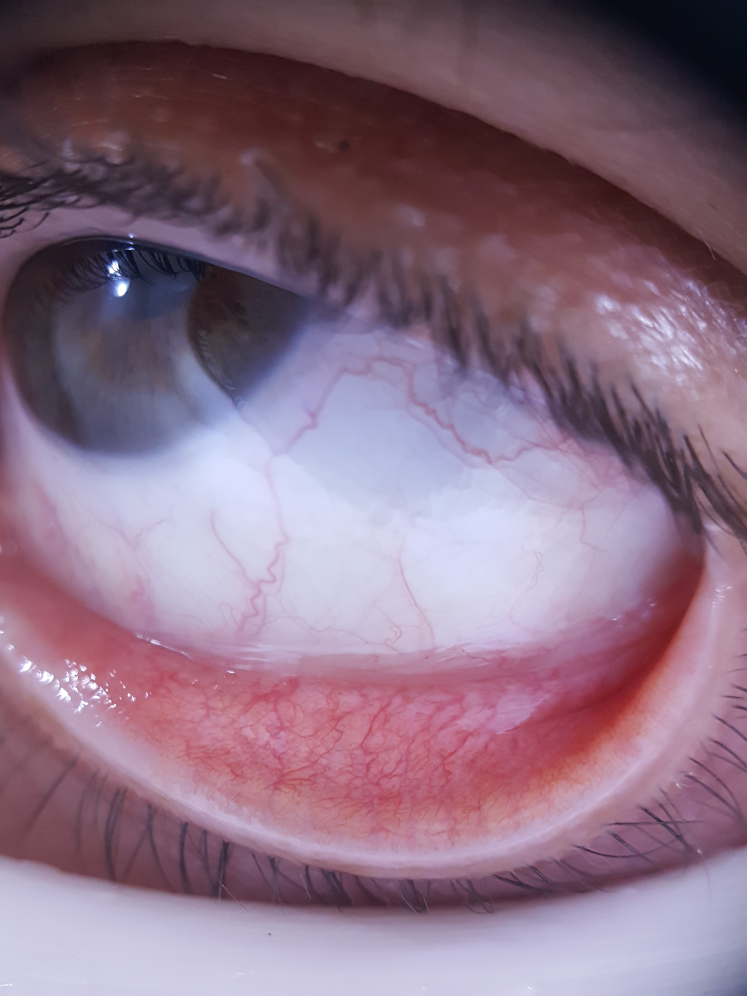
#> input picture dataset/T_10_20190607_075451.jpg, 2988 x 3984 px (shown at 1/4 size)
$ python -i extractor.py   (imports and definitions only)
#> lines starting #> are read from the running program, lines starting #| are printed output that depends on the picture; after the words box and inside, x2 and y2 are one past the last pixel; in counts of white or black regions, pixels touching at a corner belong together
import numpy as np
from skimage import color, filters, morphology

# valori di riferimento
MIN_RED_LEVEL = 7000     # soglia che indica il valore minimo di rosso per indicare che l'occhio è sano
MIN_WHITE_LEVEL = 0.0003   # soglia che indica il valore minimo di bianco per indicare che l'occhio non è sano

def extract_features(image):
    # Estrae la percentuale di rosso presente nell'immagine
    red_level = extract_red_level(image)

    # estrai le zone chiare dalle congiutive, di conseguenza il numero di pixel bianchi presente nell'immagine
    # ritorna la percentuale di bianco presente nell'immagine
    white_level = extract_white_level(image);

    # Altre caratteristiche...
    # print("\nlivello rosso: ", red_level)
    # print("livello bianco: ", white_level)

    # return red_level piu le altre feature
    return red_level, white_level

def extract_red_level(image):
    # Estrai il canale rosso dall'immagine
    red_channel = image[:, :, 0]
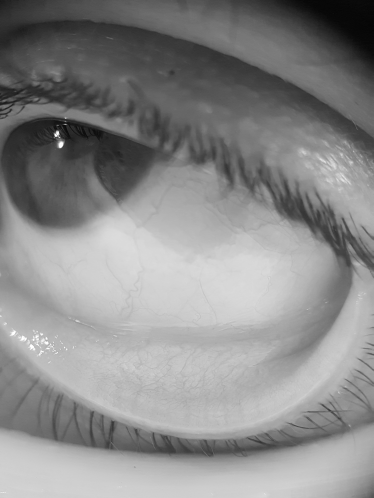
#> red_channel: shape (3984, 2988) (shown at 1/8 size); min 0, max 255, mean 137.8

    # Calcola la quantità totale di rosso nell'immagine
    total_red = np.sum(red_channel)
#> total_red = 1640717246

    # Calcola la percentuale di rosso rispetto al totale dei pixel nell'immagine
    total_pixels = image.shape[0] * image.shape[1]
    red_percentage = (total_red / total_pixels) * 100
#> red_percentage = 13782.7

    return red_percentage

# da sistemare ma funziona
def extract_white_level(image):
    image_rgb = image[:, :, :3]

    gray_image = color.rgb2gray(image_rgb)
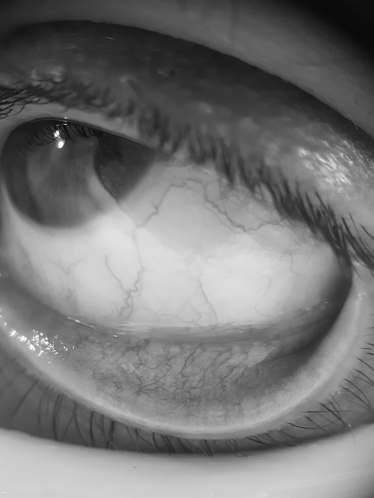
#> gray_image: shape (3984, 2988) float64 (shown at 1/8 size); min 0.00198, max 1, mean 0.462

    # Applica un filtro di edge detection per evidenziare i contorni
    edges = filters.sobel(gray_image)
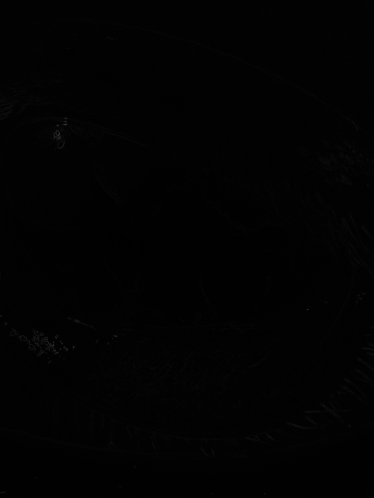
#> edges: shape (3984, 2988) float64 (shown at 1/8 size); min 0, max 0.499, mean 0.00884

    # Applica un'operazione di binarizzazione per ottenere una maschera delle regioni bianche
    white_mask = edges < 0.1  # Modifica il valore della soglia in base alla tua immagine
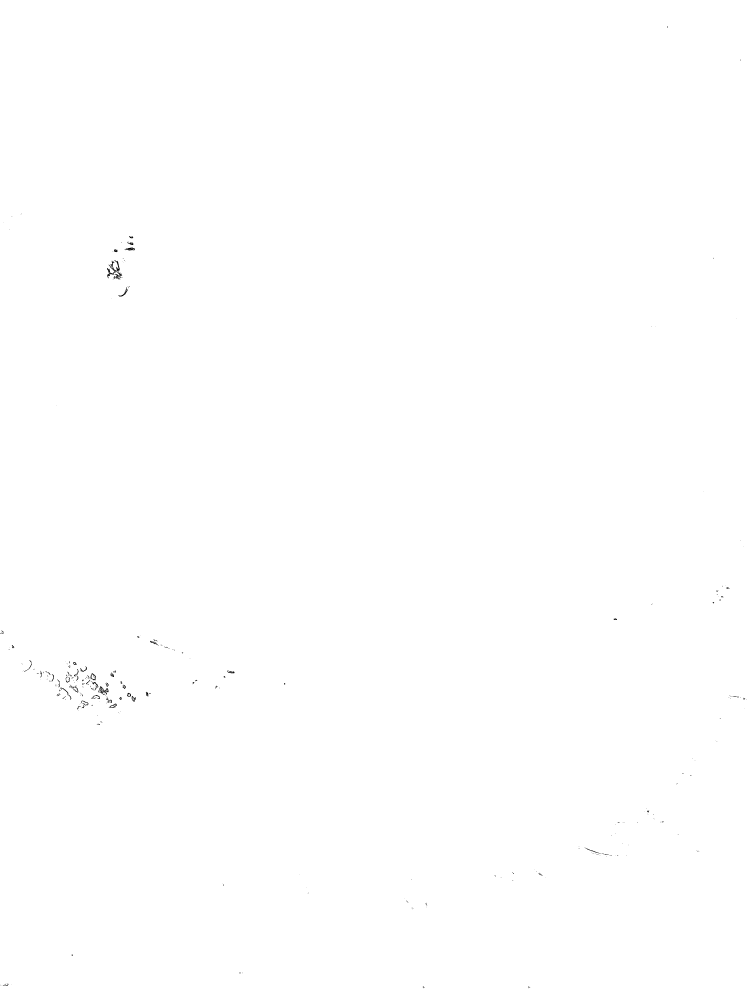
#> white_mask: shape (3984, 2988) bool (shown at 1/4 size); 99.9% white; black in thin lines or dots

    # Applica un'operazione di erosione per rimuovere eventuali piccoli dettagli indesiderati
    white_mask = morphology.binary_erosion(white_mask, morphology.disk(2))
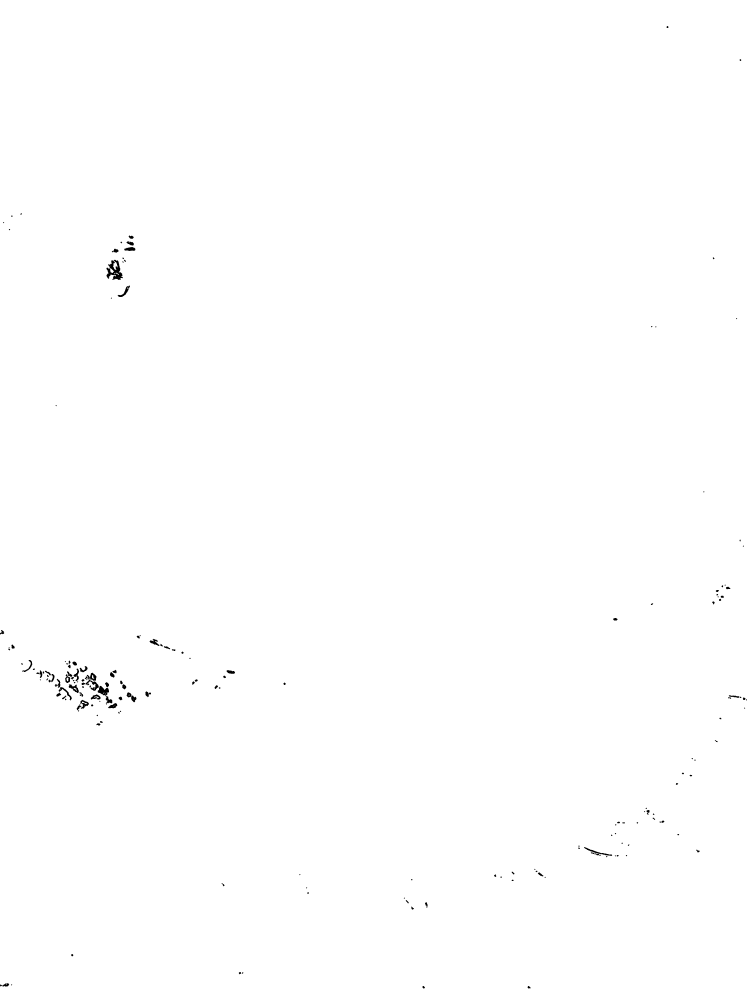
#> white_mask: shape (3984, 2988) bool (shown at 1/4 size); 99.8% white; 190 black regions (44 under 20 px), largest, box (x1, y1, x2, y2) and area: (426, 1039, 492, 1120) 2659, (391, 2743, 436, 2783) 1016, (2336, 3388, 2449, 3424) 632

    # Conta il numero di regioni bianche
    num_white_regions = morphology.label(white_mask).max()
#> num_white_regions = 19

    # Calcola la percentuale di bianco rispetto al totale dei pixel nell'immagine
    total_pixels = white_mask.size
    white_percentage = (num_white_regions / total_pixels) * 100
#> white_percentage = 0.00016

    return white_percentage

# [11 lines left out: function assign_label, not called in this run]

>>> import cv2
>>> picture = cv2.cvtColor(cv2.imread('dataset/T_10_20190607_075451.jpg'), cv2.COLOR_BGR2RGB)
>>> result = extract_features(picture)
#> result = (13782.7, 0.00016)

$ run again, on dataset/T_11_20190607_080138.jpg
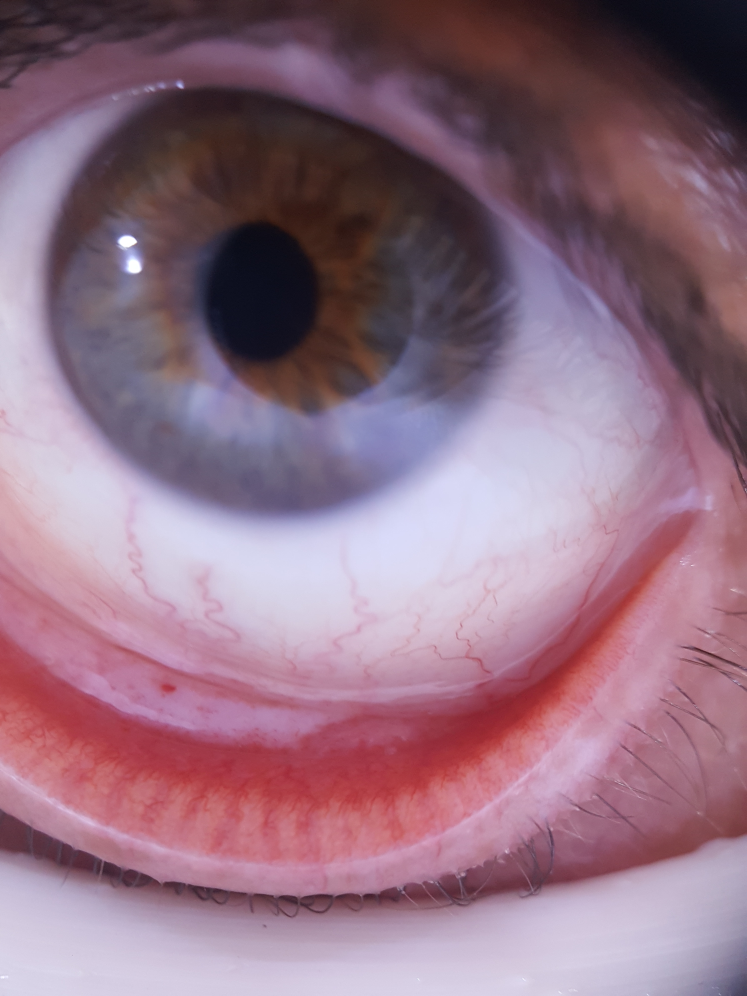
#> input picture dataset/T_11_20190607_080138.jpg, 2988 x 3984 px (shown at 1/4 size)
#> in extract_red_level, `red_channel = image[:, :, 0]`:
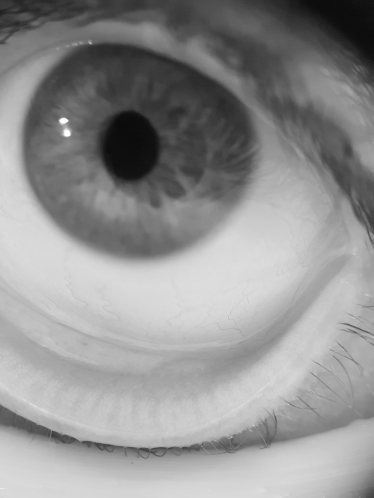
#> red_channel: shape (3984, 2988) (shown at 1/8 size); min 0, max 255, mean 145.2
#> total_red = 1728469928
#> red_percentage = 14519.8
#> in extract_white_level, `white_mask = morphology.binary_erosion(white_mask, morphology.disk(2))`:
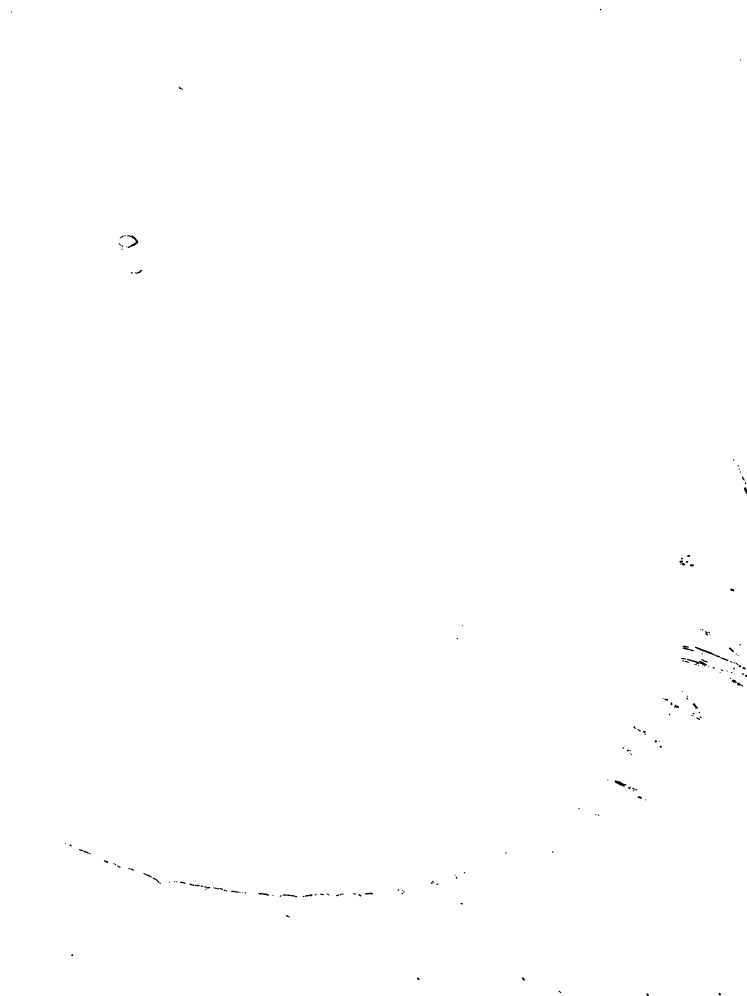
#> white_mask: shape (3984, 2988) bool (shown at 1/4 size); 99.9% white; 171 black regions (42 under 20 px), largest, box (x1, y1, x2, y2) and area: (2779, 2587, 2880, 2631) 662, (508, 941, 553, 992) 649, (2747, 2635, 2829, 2666) 609
#> num_white_regions = 2
#> white_percentage = 1.68e-05
#> result = (14519.8, 1.68e-05)

$ run again, on dataset/T_12_20190607_080302.jpg
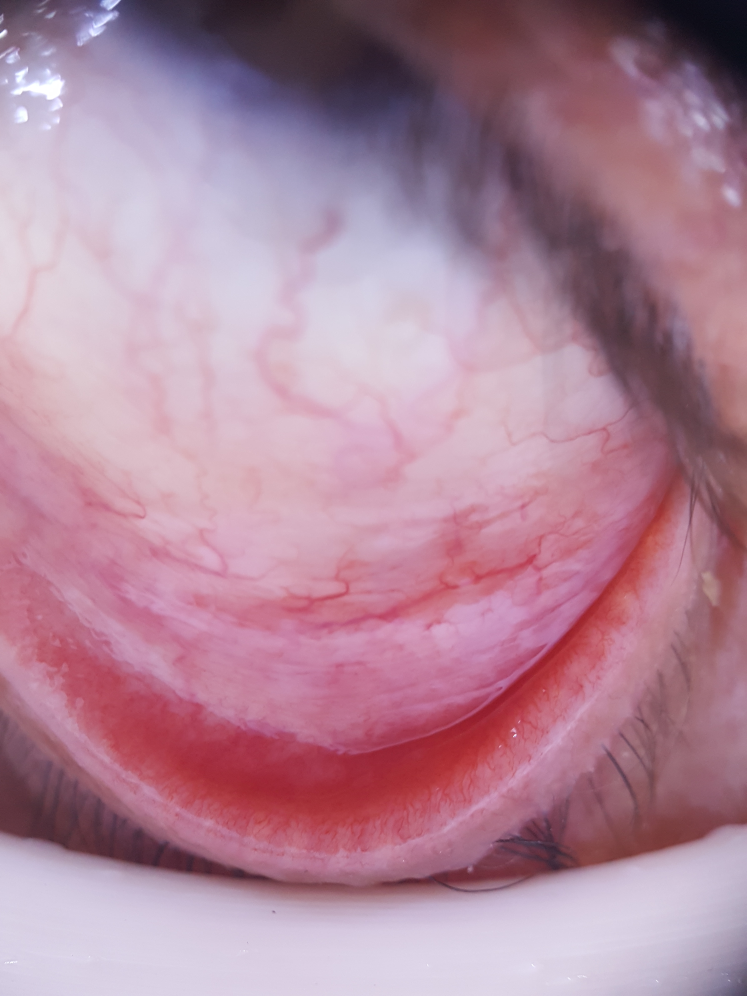
#> input picture dataset/T_12_20190607_080302.jpg, 2988 x 3984 px (shown at 1/4 size)
#> in extract_red_level, `red_channel = image[:, :, 0]`:
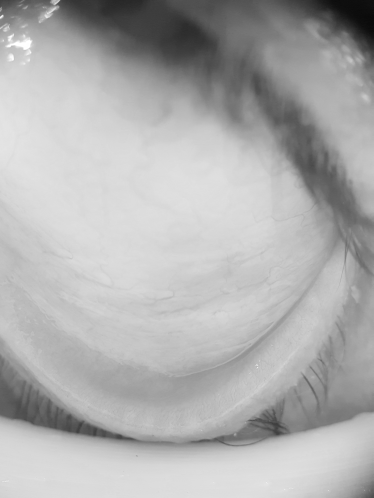
#> red_channel: shape (3984, 2988) (shown at 1/8 size); min 0, max 255, mean 174.9
#> total_red = 2082241181
#> red_percentage = 17491.7
#> in extract_white_level, `gray_image = color.rgb2gray(image_rgb)`:
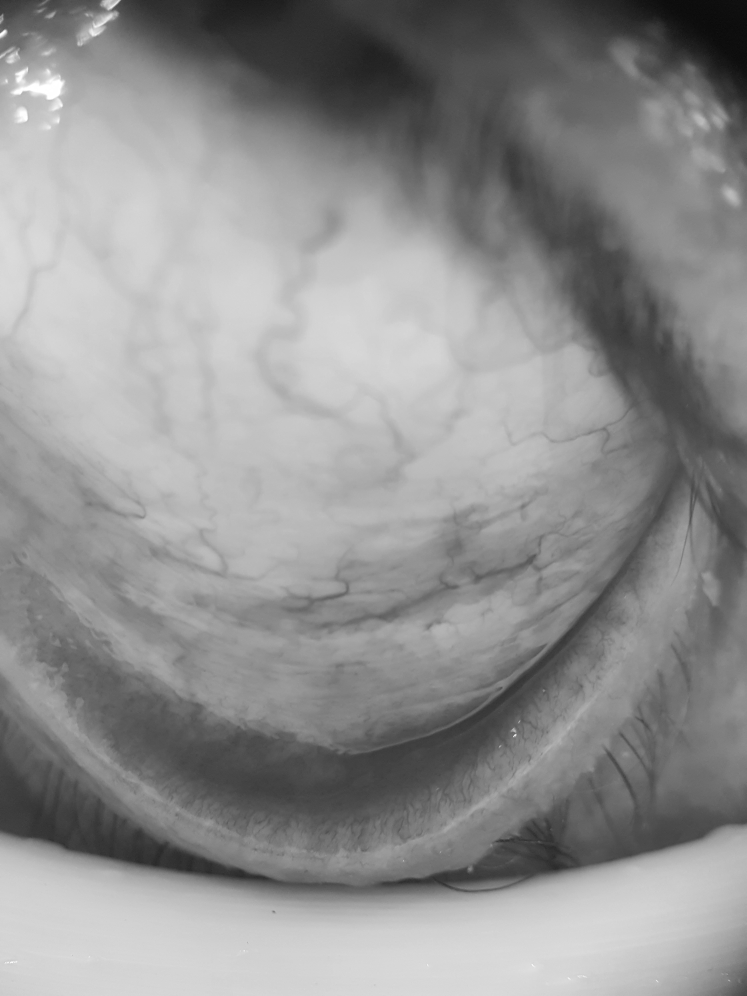
#> gray_image: shape (3984, 2988) float64 (shown at 1/4 size); min 0.00141, max 1, mean 0.563
#> num_white_regions = 2
#> white_percentage = 1.68e-05
#> result = (17491.7, 1.68e-05)
